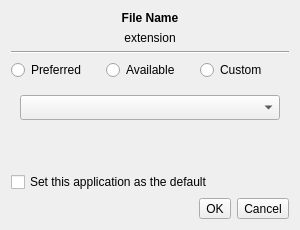
<?xml version="1.0" encoding="UTF-8"?>
<ui version="4.0">
 <class>LDialog</class>
 <widget class="QDialog" name="LDialog">
  <property name="geometry">
   <rect>
    <x>0</x>
    <y>0</y>
    <width>300</width>
    <height>230</height>
   </rect>
  </property>
  <property name="windowTitle">
   <string>Open With...</string>
  </property>
  <property name="windowIcon">
   <iconset resource="lumina-open.qrc">
    <normaloff>:/icons/find.png</normaloff>:/icons/find.png</iconset>
  </property>
  <layout class="QVBoxLayout" name="verticalLayout">
   <item>
    <widget class="QLabel" name="label_file">
     <property name="sizePolicy">
      <sizepolicy hsizetype="Expanding" vsizetype="Preferred">
       <horstretch>0</horstretch>
       <verstretch>0</verstretch>
      </sizepolicy>
     </property>
     <property name="font">
      <font>
       <weight>75</weight>
       <bold>true</bold>
      </font>
     </property>
     <property name="text">
      <string notr="true">File Name</string>
     </property>
     <property name="alignment">
      <set>Qt::AlignCenter</set>
     </property>
     <property name="wordWrap">
      <bool>true</bool>
     </property>
    </widget>
   </item>
   <item>
    <widget class="QLabel" name="label_extension">
     <property name="text">
      <string notr="true">extension</string>
     </property>
     <property name="alignment">
      <set>Qt::AlignCenter</set>
     </property>
    </widget>
   </item>
   <item>
    <widget class="Line" name="line">
     <property name="orientation">
      <enum>Qt::Horizontal</enum>
     </property>
    </widget>
   </item>
   <item>
    <layout class="QHBoxLayout" name="horizontalLayout_2">
     <item>
      <widget class="QRadioButton" name="radio_rec">
       <property name="text">
        <string>Preferred</string>
       </property>
      </widget>
     </item>
     <item>
      <widget class="QRadioButton" name="radio_avail">
       <property name="text">
        <string>Available</string>
       </property>
      </widget>
     </item>
     <item>
      <widget class="QRadioButton" name="radio_custom">
       <property name="text">
        <string>Custom</string>
       </property>
      </widget>
     </item>
    </layout>
   </item>
   <item>
    <widget class="QStackedWidget" name="stackedWidget">
     <property name="currentIndex">
      <number>2</number>
     </property>
     <widget class="QWidget" name="page_avail">
      <layout class="QVBoxLayout" name="verticalLayout_2">
       <item>
        <widget class="QComboBox" name="combo_apps"/>
       </item>
       <item>
        <spacer name="verticalSpacer_3">
         <property name="orientation">
          <enum>Qt::Vertical</enum>
         </property>
         <property name="sizeHint" stdset="0">
          <size>
           <width>20</width>
           <height>40</height>
          </size>
         </property>
        </spacer>
       </item>
      </layout>
     </widget>
     <widget class="QWidget" name="page_custom">
      <layout class="QGridLayout" name="gridLayout">
       <item row="0" column="0">
        <widget class="QLabel" name="label_goodbin">
         <property name="text">
          <string notr="true"/>
         </property>
         <property name="pixmap">
          <pixmap resource="lumina-open.qrc">:/icons/bad.png</pixmap>
         </property>
         <property name="scaledContents">
          <bool>true</bool>
         </property>
        </widget>
       </item>
       <item row="0" column="1">
        <widget class="QLineEdit" name="line_bin">
         <property name="placeholderText">
          <string>Binary Location</string>
         </property>
        </widget>
       </item>
       <item row="0" column="2">
        <widget class="QToolButton" name="tool_findBin">
         <property name="text">
          <string>Find</string>
         </property>
         <property name="icon">
          <iconset resource="lumina-open.qrc">
           <normaloff>:/icons/find.png</normaloff>:/icons/find.png</iconset>
         </property>
        </widget>
       </item>
       <item row="1" column="1">
        <spacer name="verticalSpacer">
         <property name="orientation">
          <enum>Qt::Vertical</enum>
         </property>
         <property name="sizeHint" stdset="0">
          <size>
           <width>20</width>
           <height>40</height>
          </size>
         </property>
        </spacer>
       </item>
      </layout>
     </widget>
     <widget class="QWidget" name="page_rec">
      <layout class="QVBoxLayout" name="verticalLayout_3">
       <item>
        <widget class="QComboBox" name="combo_rec">
         <property name="minimumSize">
          <size>
           <width>0</width>
           <height>25</height>
          </size>
         </property>
         <property name="iconSize">
          <size>
           <width>20</width>
           <height>20</height>
          </size>
         </property>
        </widget>
       </item>
       <item>
        <spacer name="verticalSpacer_2">
         <property name="orientation">
          <enum>Qt::Vertical</enum>
         </property>
         <property name="sizeHint" stdset="0">
          <size>
           <width>20</width>
           <height>40</height>
          </size>
         </property>
        </spacer>
       </item>
      </layout>
     </widget>
    </widget>
   </item>
   <item>
    <widget class="QCheckBox" name="check_default">
     <property name="text">
      <string>Set this application as the default </string>
     </property>
    </widget>
   </item>
   <item>
    <layout class="QHBoxLayout" name="horizontalLayout">
     <item>
      <spacer name="horizontalSpacer">
       <property name="orientation">
        <enum>Qt::Horizontal</enum>
       </property>
       <property name="sizeHint" stdset="0">
        <size>
         <width>40</width>
         <height>20</height>
        </size>
       </property>
      </spacer>
     </item>
     <item>
      <widget class="QToolButton" name="tool_ok">
       <property name="text">
        <string>OK</string>
       </property>
       <property name="icon">
        <iconset resource="lumina-open.qrc">
         <normaloff>:/icons/apply.png</normaloff>:/icons/apply.png</iconset>
       </property>
       <property name="toolButtonStyle">
        <enum>Qt::ToolButtonTextBesideIcon</enum>
       </property>
      </widget>
     </item>
     <item>
      <widget class="QToolButton" name="tool_cancel">
       <property name="text">
        <string>Cancel</string>
       </property>
       <property name="icon">
        <iconset resource="lumina-open.qrc">
         <normaloff>:/icons/cancel.png</normaloff>:/icons/cancel.png</iconset>
       </property>
       <property name="toolButtonStyle">
        <enum>Qt::ToolButtonTextBesideIcon</enum>
       </property>
      </widget>
     </item>
    </layout>
   </item>
  </layout>
 </widget>
 <resources>
  <include location="lumina-open.qrc"/>
 </resources>
 <connections/>
</ui>
